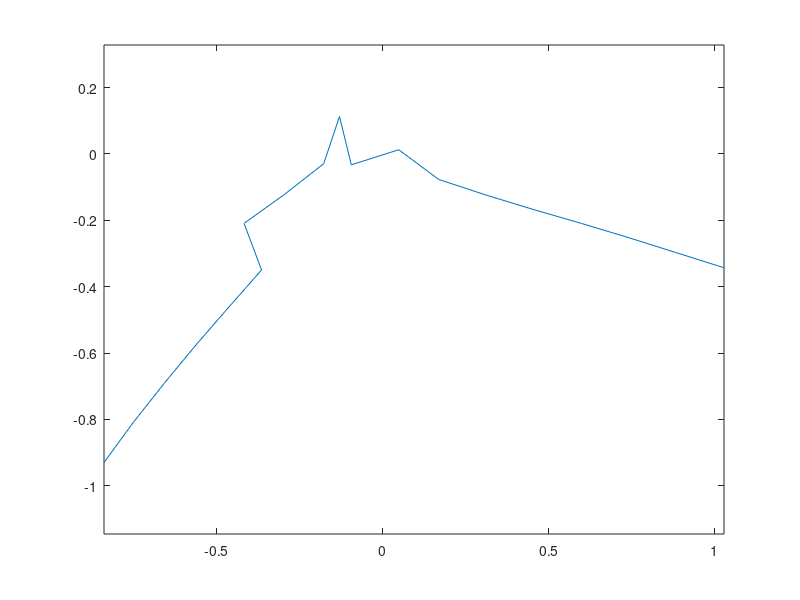

Recreate this plot in MATLAB. (Note: this script raises an error after producing the figure.)
close all;

global encoders; 
global glob_time;
encoders = [];
glob_time = tic;

figure()
points = [
   -0.8400   -0.9300
   -0.7515   -0.8089
   -0.6585   -0.6912
   -0.5628   -0.5757
   -0.4645   -0.4624
   -0.3653   -0.3498
   -0.4180   -0.2094
   -0.2961   -0.1220
   -0.1780   -0.0295
   -0.1304    0.1127
   -0.0948   -0.0330
    0.0482    0.0125
    0.1685   -0.0770
    0.3110   -0.1240
    0.4545   -0.1678
    0.5985   -0.2095
    0.7422   -0.2528
    0.8852   -0.2979
    1.0282   -0.3431
    ];
plot(points(:,1), points(:,2));
axis equal;

[sensors,vels]= neatoSim(-0.8400, -0.9300, deg2rad(90), 1); % create the simulator
pause(15); % give the simulator a few seconds to load
move_many(points, sensors, vels);